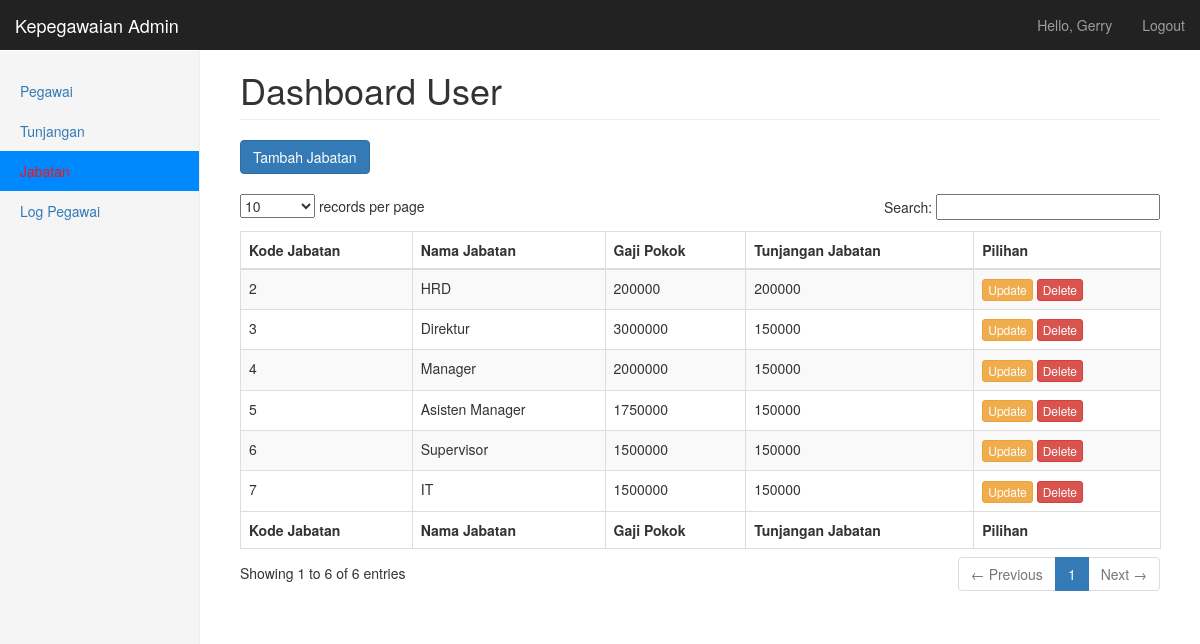
/jabatan.php (signed in), run on the app's committed database.
### tables this page shows
CREATE TABLE `jabatan` (
  `id_jabatan` int(5) NOT NULL,
  `nama_jabatan` varchar(20) NOT NULL,
  `gaji_pokok` int(10) NOT NULL,
  `tunjangan_jabatan` int(10) NOT NULL
);

### jabatan.php (the view, shortened to what this page needs)
<?php
include 'koneksi.php';
?>
<!DOCTYPE html>
<html lang="en">
<head>
    <link href="css/bootstrap.min.css" rel="stylesheet">
    <link href="css/dashboard.css" rel="stylesheet">
    <link href="css/dataTables.bootstrap.css" rel="stylesheet" type="text/css" />
    <link href="css/dataTables.tableTools.min.css" rel="stylesheet" type="text/css" />
</head>
<body>
    <nav class="navbar navbar-inverse navbar-fixed-top">
        <div class="container-fluid">
            <div class="navbar-header">
                <a class="navbar-brand" href="#">Kepegawaian Admin</a>
            </div>
            <div id="navbar" class="navbar-collapse collapse">
                <ul class="nav navbar-nav navbar-right">
                    <li><a href="#"><?php echo "Hello, " . ucwords($_SESSION['username']); ?></a></li>
                    <li><a href="logout.php">Logout</a></li>
                </ul>
            </div>
        </div>
    </nav>
    <div class="container-fluid">
        <div class="row">
            <div class="col-sm-3 col-md-2 sidebar">
                <ul class="nav nav-sidebar">
                    <li><a href="pegawai.php">Pegawai</a></li>
                    <li><a href="tunjangan.php">Tunjangan</a></li>
                    <li class="active"><a href=#>Jabatan</a></li>
                    <li><a href="log_Pegawai.php">Log Pegawai</a></li>
                </ul>
            </div>
            <div class="col-sm-9 col-sm-offset-3 col-md-10 col-md-offset-2 main">
                <h1 class="page-header">Dashboard <?php echo ucfirst($_SESSION['level']); ?></h1>
                <div>
                    <a type="button" class="btn btn-primary" href="tambah_jabatan.php">Tambah Jabatan</a>
                </div>
                <br>
                <div>
                    <table id="example1" class="table table-bordered table-striped dataTable" aria-describedby="example1_info">
                        <thead>
                            <tr role="row">
                                <th>Kode Jabatan</th>
                                <th>Nama Jabatan</th>
                                <th>Gaji Pokok</th>
                                <th>Tunjangan Jabatan</th>
                                <th>Pilihan</th>
                            </tr>
                        </thead>
                        <tfoot>
                            <tr role="row">
                                <th>Kode Jabatan</th>
                                <th>Nama Jabatan</th>
                                <th>Gaji Pokok</th>
                                <th>Tunjangan Jabatan</th>
                                <th>Pilihan</th>
                            </tr>
                        </tfoot>
                        <tbody role="alert" aria-live="polite" aria-relevant="all">
                            <?php
                            $result = $mysqli->query("SELECT * FROM jabatan");
                            if ($result->num_rows > 0) {
                                while ($row = $result->fetch_assoc()) {
                            ?>
                                    <tr class="odd">
                                        <td class=" "><?php echo ucfirst($row['id_jabatan']); ?></td>
                                        <td class=" "><?php echo ucfirst($row['nama_jabatan']); ?></td>
                                        <td class=" "><?php echo ucfirst($row['gaji_pokok']); ?></td>
                                        <td class=" "><?php echo ucfirst($row['tunjangan_jabatan']); ?></td>
                                        <td class=" ">
                                            <a type="button" class="btn btn-warning btn-xs" href="update_jabatan.php?id=<?php echo $row['id_jabatan']; ?>">Update</a>
                                            <a type="button" class="btn btn-danger btn-xs" href="delete_jabatan.php?id=<?php echo $row['id_jabatan']; ?>" onClick="return confirm('Menghapus data jabatan <?php echo ucfirst($row['id_jabatan']); ?> ?');">Delete</a>
                                        </td>
                                    </tr>
                            <?php
                                }
                            }
                            ?>
                        </tbody>
                    </table>
                </div>
            </div>
        </div>
    </div>
</body>
</html>

### css/dashboard.css (style rules this page uses)
body { padding-top: 50px; }
.navbar-fixed-top { border: 0; }
.sidebar { display: none; }
@media (min-width: 768px) { .sidebar { position: fixed; top: 51px; bottom: 0; left: 0; z-index: 1000; display: block; padding: 20px; overflow-x: hidden; overflow-y: auto; background-color: #f5f5f5; border-right: 1px solid #eee; } }
.nav-sidebar { margin-right: -21px; margin-bottom: 20px; margin-left: -20px; }
.nav-sidebar>li>a { padding-right: 20px; padding-left: 20px; }
.nav-sidebar>.active>a, .nav-sidebar>.active>a:hover, .nav-sidebar>.active>a:focus { color: rgb(251, 16, 16); background-color: #0088ff; }
.main { padding: 20px; }
@media (min-width: 768px) { .main { padding-right: 40px; padding-left: 40px; } }
.main .page-header { margin-top: 0; }

### data on the page
jabatan: id_jabatan "2", nama_jabatan "HRD", gaji_pokok "200000", tunjangan_jabatan "200000"
jabatan: id_jabatan "3", nama_jabatan "Direktur", gaji_pokok "3000000", tunjangan_jabatan "150000"
jabatan: id_jabatan "4", nama_jabatan "Manager", gaji_pokok "2000000", tunjangan_jabatan "150000"
jabatan: id_jabatan "5", nama_jabatan "Asisten Manager", gaji_pokok "1750000", tunjangan_jabatan "150000"
jabatan: id_jabatan "6", nama_jabatan "Supervisor", gaji_pokok "1500000", tunjangan_jabatan "150000"
jabatan: id_jabatan "7", nama_jabatan "IT", gaji_pokok "1500000", tunjangan_jabatan "150000"

### other printed values
$_SESSION['username'] "Gerry"
$_SESSION['level'] "User"
